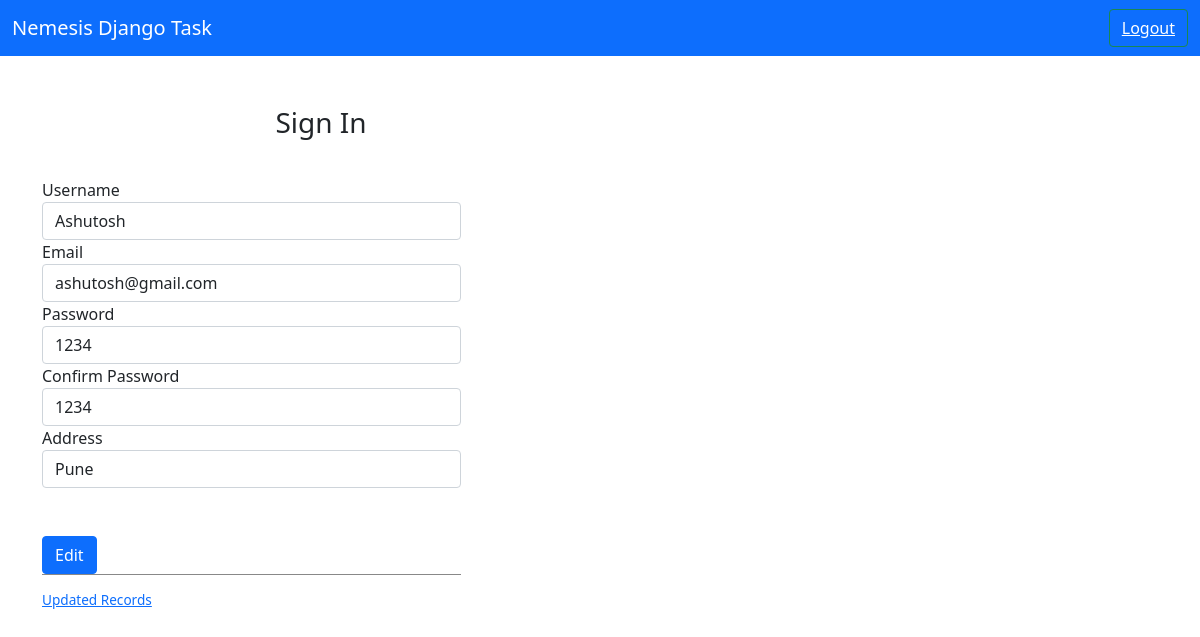
The app's page /editrec/13 with its own data.
### nemesis/models.py (models this page shows, shortened)
class Sign(models.Model):
    username = models.CharField(max_length=50)
    email = models.CharField(max_length=20)
    password = models.CharField(max_length=12)
    confirmpassword = models.CharField(max_length=12)
    address = models.CharField(max_length=500)

### nemesis/views.py (the view)
# urls.py: path('editrec/<int:id>',views.editrec,name='editrec'),
def editrec(request, id):
    updateemp = Sign.objects.get(id=id)
    form = empforms(request.POST,instance=updateemp)
    if form.is_valid():
        form.save()
        messages.success(request,"Record updated succesfully...!")
        return render(request,"useredit.html")
    else:
        return render(request,"useredit.html",{'Sign':updateemp})

### nemesis/templates/useredit.html (shortened to what this page needs)
<!doctype html>
<html lang="en">
  <head>
    <link href="https://cdn.jsdelivr.net/npm/bootstrap@5.1.1/dist/css/bootstrap.min.css" rel="stylesheet">
  </head>
  <body>
    <nav class="navbar sticky-top navbar-dark bg-primary">
      <div class="container-fluid">
          <a class="navbar-brand" href="#">Nemesis Django Task</a>
          <button type="text" class="btn btn-outline-success text-light text-right" >
          <a href="/logoutuser"style="color:white;">Logout</a></button>
      </div>
    </nav>
<div class="container">
        <div id="loginbox" style="margin-top:50px;" class="mainbox col-md-6 col-md-offset-3 col-sm-8 col-sm-offset-2">
            <div class="panel panel-info" >
                    <div class="panel-heading">
                        <div class="text-center">
                        <div class="panel-title"><h3>Sign In</h3></div></div>
                    </div>
                    <div style="padding-top:30px" class="panel-body" >
                            <form action="/editrec/{{Sign.id}}" method="post" id="signupform" class="form-horizontal" role="form">
                                <div class="form-group">
                                    <label for="username" class="col-md-3 control-label">Username</label>
                                    <div class="col-md-9">
                                        <input type="text" class="form-control" name="username" value="{{Sign.username}}"   placeholder="Enter username">
                                    </div>
                                </div>
                                <div class="form-group">
                                    <label for="email" class="col-md-3 control-label">Email</label>
                                    <div class="col-md-9">
                                        <input type="text" class="form-control" name="email" value="{{Sign.email}}"   placeholder="Enter Your Email">
                                    </div>
                                </div>
                                <div class="form-group">
                                    <label for="password" class="col-md-3 control-label">Password</label>
                                    <div class="col-md-9">
                                        <input type="text" class="form-control" name="password" value="{{Sign.password}}"   placeholder="Enter Your Password">
                                    </div>
                                </div>
                                <div class="form-group">
                                    <label for="confirmpassword" class="col-md-3 control-label">Confirm Password</label>
                                    <div class="col-md-9">
                                        <input type="text" class="form-control" name="confirmpassword" value="{{Sign.confirmpassword}}"   placeholder="Enter confirm password">
                                    </div>
                                </div>
                                <div class="form-group">
                                    <label for="address" class="col-md-3 control-label">Address</label>
                                    <div class="col-md-9">
                                        <input type="text" class="form-control" name="address" value="{{Sign.address}}"   placeholder="Enter Your Address">
                                    </div>
                                </div>
                                <br></br>
                                <div class="form-group">
                                    <div class="col-md-offset-3 col-md-9">
                                        <button id="btn-login" href="/index" type="submit" class="btn btn-primary">Edit</button>
                                    <div class="col-md-12 control">
                                        <div style="border-top: 1px solid#888; padding-top:15px; font-size:85%" >
                                        <a href="/userdetails" >
                                            Updated Records
                                        </a>
                                        </div>
                                    </div>
                                </div>
                                </div>
                            </form>
                        </div>
                    </div>
        </div>
  </body>
</html>

### records on screen
Sign: username "Ashutosh", email "ashutosh@gmail.com", password "1234", confirmpassword "1234", address "Pune"
